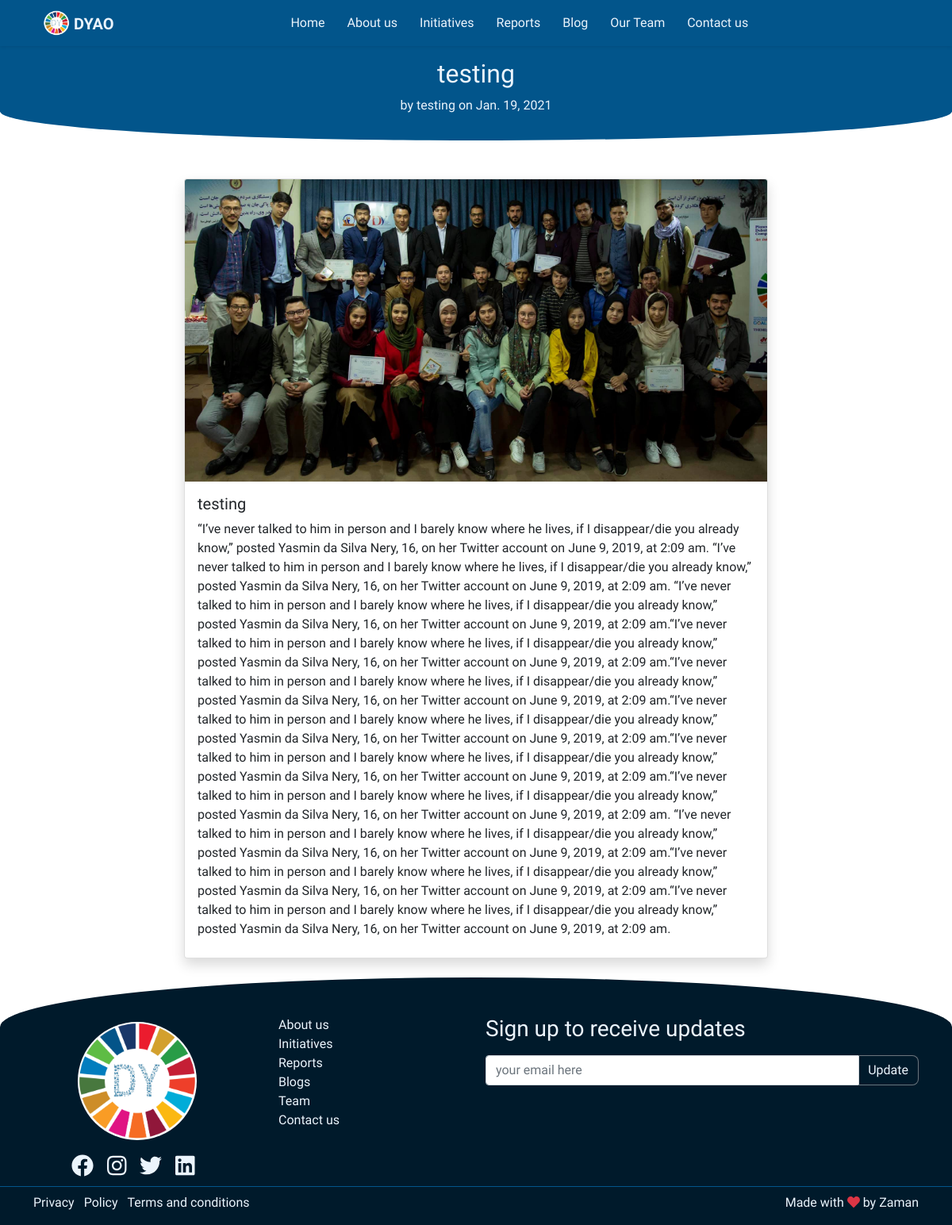
The app's page /blog/4 with its own data.
### website/models.py (models this page shows, shortened)
class Post(models.Model):
    title   = models.CharField(max_length=200)
    content = models.TextField()
    date_posted = models.DateField(default=timezone.now)
    abstract = models.TextField(null=True, blank=True)
    auther = models.ForeignKey(User, on_delete=models.CASCADE)
    photo = models.ImageField(default = 'post_photo.jpg', upload_to="post_pics", null=True, blank=True)

### website/views.py (the view)
# urls.py: path("blog/<int:pk>", PostDetailView.as_view(), name="blog-detail"),
class PostDetailView(DetailView):
    model = Post
    template_name = 'post_detail.html'

### templates/post_detail.html
{% extends 'base.html' %}
{% load static %}
{% block content %}
<div class="base-section">
    <div class="container">
       <div class="row">
           <div class="col-sm text-center">
               <h2>{{object.title}} </h2>
            <article> by {{object.auther}} on {{object.date_posted}}</article>
           </div>
       </div>
    </div>
</div>
<div class="container mt-5">
    <div class="row">
        <div class="col col-lg-8 m-lg-auto">
            <div class="card shadow h-100 mb-4">
              <img src="{{ object.photo.url }}" class="card-img-top" alt="Peace ">
              <div class="card-body">
                <h5 class="card-title">{{object.title}}</h5>
                <article class="card-title" >
                    {{object.content}}
                </article>
              </div>
            </div>
        </div>
    </div>
</div>
{% endblock content %}

### records on screen
Post: title "testing", auther "testing", date_posted "Jan. 19, 2021", photo (picture), content "“I’ve never talked to him in person and I barely know where he lives, if I disappear/die you already know,” posted Yasmin da Silva Nery, 16, on her Twitter account on June 9, 2019, at 2:09 am. “I’ve never talked to him in person and I barely know where he lives, if I disappear/die you already know,” posted Yasmin da Silva Nery, 16, on her Twitter account on June 9, 2019, at 2:09 am. “I’ve never talked to him in person and I barely know where he lives, if I disappear/die you already know,” posted Yasmin da Silva Nery, 16, on her Twitter account on June 9, 2019, at 2:09 am.“I’ve never talked to him in person and I barely know where he lives, if I disappear/die you already know,” posted Yasmin…"
